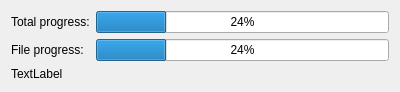
<?xml version="1.0" encoding="UTF-8"?>
<ui version="4.0">
 <class>DownloadStatusWidget</class>
 <widget class="QWidget" name="DownloadStatusWidget">
  <property name="geometry">
   <rect>
    <x>0</x>
    <y>0</y>
    <width>400</width>
    <height>87</height>
   </rect>
  </property>
  <property name="windowTitle">
   <string>Form</string>
  </property>
  <layout class="QVBoxLayout" name="verticalLayout">
   <item>
    <layout class="QFormLayout" name="formLayout">
     <item row="0" column="0">
      <widget class="QLabel" name="totalProgressLabel">
       <property name="text">
        <string>Total progress:</string>
       </property>
      </widget>
     </item>
     <item row="0" column="1">
      <widget class="QProgressBar" name="totalProgressBar">
       <property name="value">
        <number>24</number>
       </property>
      </widget>
     </item>
     <item row="1" column="0">
      <widget class="QLabel" name="fileProgressLabel">
       <property name="text">
        <string>File progress:</string>
       </property>
      </widget>
     </item>
     <item row="1" column="1">
      <widget class="QProgressBar" name="fileProgressBar">
       <property name="value">
        <number>24</number>
       </property>
      </widget>
     </item>
    </layout>
   </item>
   <item>
    <widget class="QLabel" name="downloadTextStatus">
     <property name="text">
      <string>TextLabel</string>
     </property>
    </widget>
   </item>
  </layout>
 </widget>
 <resources/>
 <connections/>
</ui>
